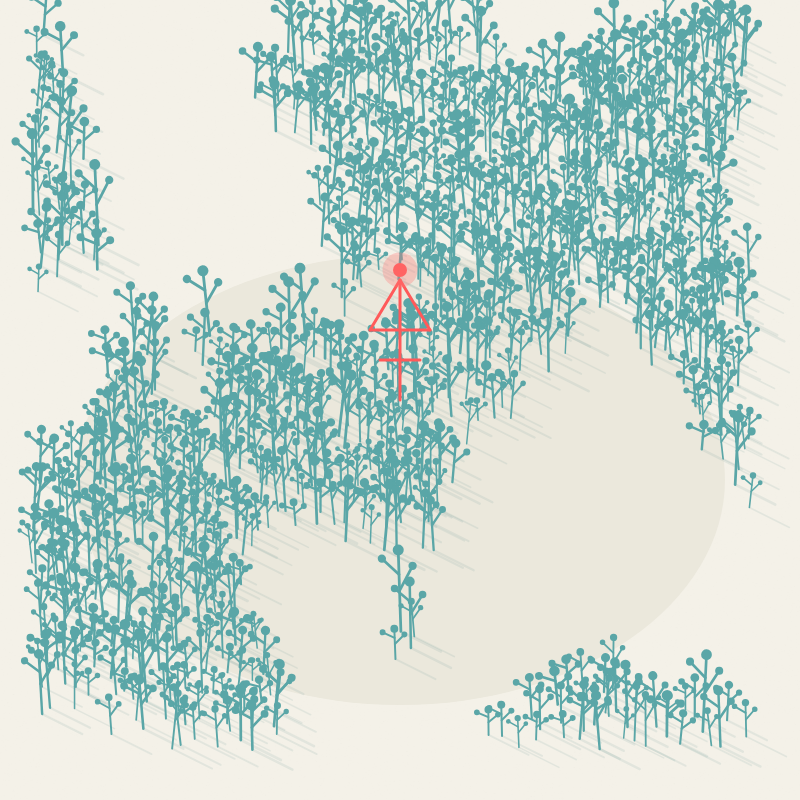
Frame 1 (no input)
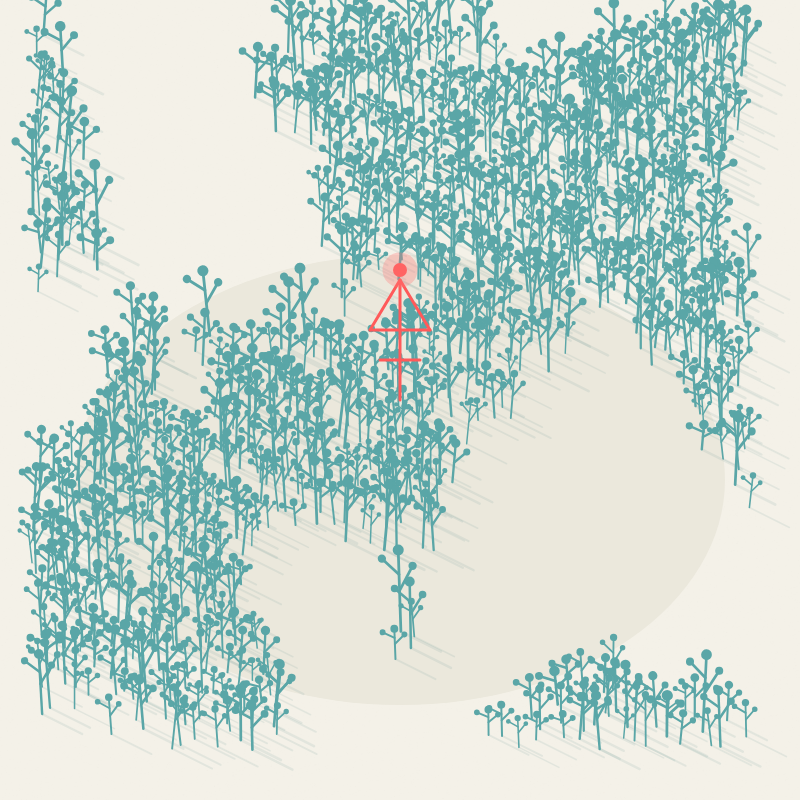
Frame 2 (the mouse pressed at the canvas centre, redrawn once)

The p5.js sketch that drew these frames (run headless with seeded random() and noise() and a simulated clock; the mouse was pressed at the canvas centre and the sketch redrawn once):

// p5.js sketch
// ── sketch.js
let trees = [];

function setup() {
  createCanvas(800, 800);
  noLoop();

  generateForest();
}

function draw() {

  background(244, 241, 232);

  drawPaperTexture();

  drawGround();

  for (let tree of trees) {
    tree.displayShadow();
  }

  for (let tree of trees) {
    tree.display();
  }

  drawSignalTower(width / 2, height / 2);
}

function generateForest() {

  for (let x = 40; x < width - 40; x += 18) {

    for (let y = 40; y < height - 40; y += 18) {

      let n = noise(
        x * 0.005,
        y * 0.005
      );

      if (n > 0.45) {

        trees.push(
          new MechanicalTree(
            x + random(-8, 8),
            y + random(-8, 8),
            random(0.7, 1.4)
          )
        );

      }

    }

  }

}

class MechanicalTree {

  constructor(x, y, s) {

    this.x = x;
    this.y = y;
    this.s = s;

    this.h = random(20, 60) * s;

    this.angle =
      random(-0.12, 0.12);

  }

  displayShadow() {

    push();

    stroke(60, 120, 120, 25);

    strokeWeight(2 * this.s);

    line(
      this.x,
      this.y,
      this.x + 40,
      this.y + 20
    );

    pop();

  }

  display() {

    push();

    translate(this.x, this.y);

    rotate(this.angle);

    stroke(90, 166, 167);

    strokeWeight(2 * this.s);

    line(
      0,
      0,
      0,
      -this.h
    );

    line(
      0,
      -this.h * 0.7,
      -12 * this.s,
      -this.h * 0.9
    );

    line(
      0,
      -this.h * 0.5,
      10 * this.s,
      -this.h * 0.8
    );

    noStroke();

    fill(90, 166, 167);

    circle(
      0,
      -this.h,
      8 * this.s
    );

    circle(
      -12 * this.s,
      -this.h * 0.9,
      6 * this.s
    );

    circle(
      10 * this.s,
      -this.h * 0.8,
      6 * this.s
    );

    pop();

  }

}

function drawGround() {

  noStroke();

  fill(235, 232, 220);

  ellipse(
    width / 2,
    height / 2 + 80,
    650,
    450
  );

}

function drawSignalTower(x, y) {

  push();

  translate(x, y);

  stroke(255, 90, 90);

  strokeWeight(3);

  line(0, 0, 0, -120);

  line(0, -120, -30, -70);

  line(0, -120, 30, -70);

  line(-30, -70, 30, -70);

  line(-20, -40, 20, -40);

  noStroke();

  fill(255, 90, 90);

  circle(0, -130, 14);

  fill(255, 120, 120, 80);

  circle(0, -130, 35);

  pop();

}

function drawPaperTexture() {

  strokeWeight(1);

  for (let i = 0; i < 30000; i++) {

    stroke(
      random(180, 230),
      random(180, 230),
      random(180, 230),
      8
    );

    point(
      random(width),
      random(height)
    );

  }

}
